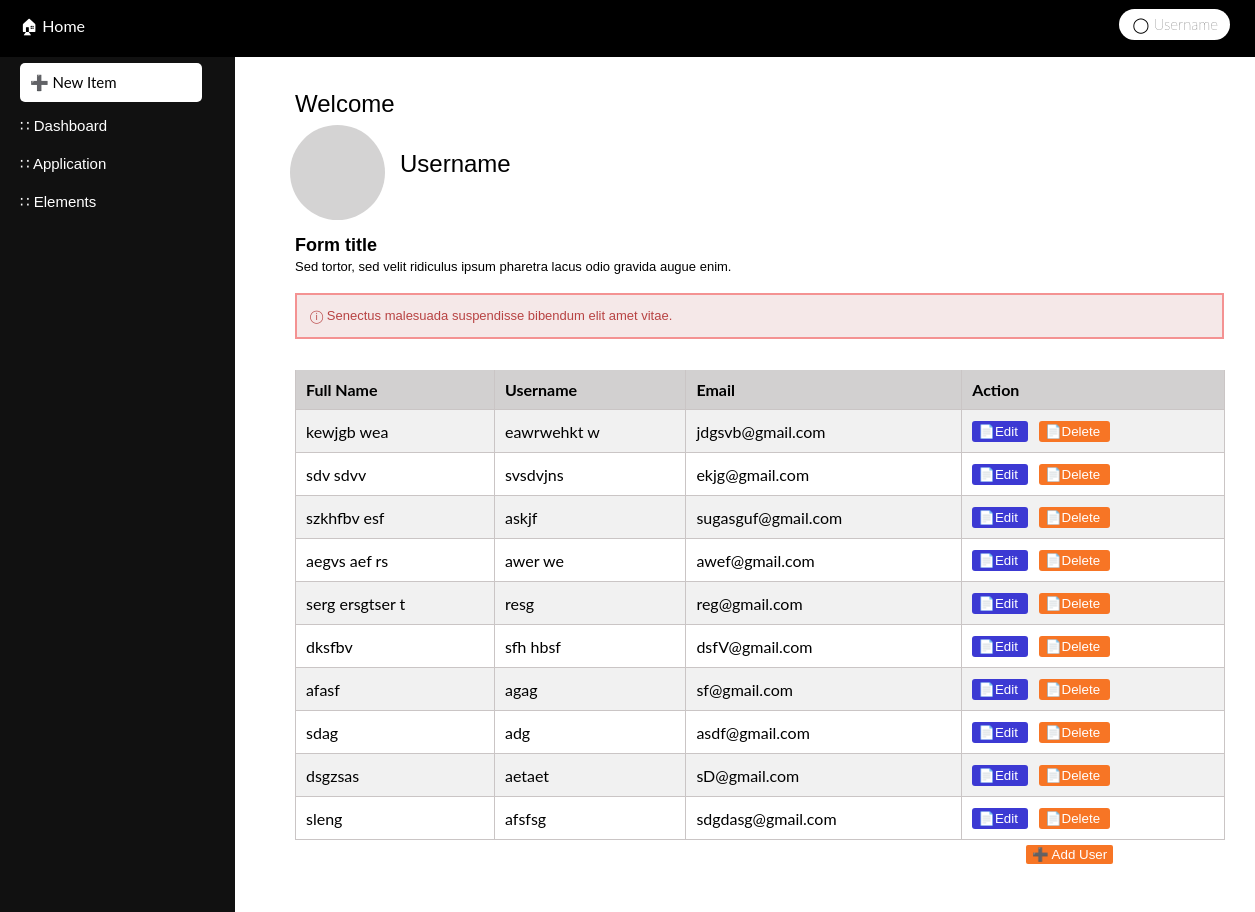
The page / on the database its author committed.
### home/models.py (models this page shows, shortened)
class User(models.Model):
    username = models.CharField(max_length=100)
    fullname = models.CharField(max_length=100)
    email= models.EmailField(unique=True)

### home/views.py (the view)
# urls.py: path("", views.index, name='home'),
def index(request):
    users = User.objects.all()
    return render(request, 'task.html', {'users': users})

### templates/task.html (shortened to what this page needs)
<!DOCTYPE html>
<html lang="en">
<head>
    <link rel="stylesheet" href="static/index.css">
</head>
<body>
    <div class="sidebar">
         <a id="add">➕ New Item</a>
        <button class="dropdown-btn">∷ Dashboard
        </button>
        <button class="dropdown-btn">∷ Application
        </button>
         <button class="dropdown-btn" id="el">∷ Elements
        </button>
    </div>
    <header id="home">
        🏠︎ Home</header>
    <h2 id="user">   ◯ Username</h2>
    <div >
        <a id="welcome">Welcome</a>
        <span class="dot"></span>
        <a id="username">Username</a>
        <a id="form">Form title</a>
        <p id="title_description"> Sed tortor, sed velit ridiculus ipsum pharetra lacus odio gravida augue enim.</p>
        <p id="error">ⓘ Senectus malesuada suspendisse bibendum elit amet vitae.</p>
        <div class="tablecontainer">
           <table id="table">
            <tr>
                <th>Full Name</th>
                <th>Username</th>
                <th>Email</th>
                <th>Action</th>
            </tr>
            <tbody>
              {% for user in users %}
                    <tr>
                        <td>{{ user.fullname }}</td>
                        <td>{{ user.username }}</td>
                        <td>{{ user.email }}</td>
                        <td>
                            <button class="edit-btn" data-id="{{ user.id }}" data-fullname="{{ user.fullname }}" data-username="{{ user.username }}" data-email="{{ user.email }}">📄Edit</button>
                            <form action="{% url 'home:delete_user' user.id %}" method="post" style="display:inline;">
                                <button type="submit" class="delete-btn">📄Delete</button>
                            </form>
                        </td>
                    </tr>
                    {% empty %}
                    <tr>
                        <td colspan="4">No users found.</td>
                    </tr>
                    {% endfor %}
            </tbody>
          </table>
          <button id="addUserBtn">➕ Add User</button>
        </div>
    </div>
</body>
</html>

### static/index.css (style rules this page uses)
#welcome { font-family: Arial, Helvetica, sans-serif; left:295px; font-weight: 500; font-size: x-large; position: absolute; top:90px; }
#username { font-family: Arial, Helvetica, sans-serif; left:400px; font-weight: 500; font-size: x-large; position: absolute; top: 150px; }
header { font-size: 20; background-color: black; color:white; padding: 15px; width: 100%; top: 0; left: 0; position:fixed; padding-left: 20px; z-index: 1; }
.dot { height: 95px; width: 95px; background-color: #d4d3d3; border-radius: 50%; display: inline-block; position:absolute; top:125px; left:290px; z-index:-1; }
#form { font-family: Arial, Helvetica, sans-serif; left:295px; font-weight: 600; font-size: large; position: absolute; top: 235px; }
#title_description { font-family:Arial, Helvetica, sans-serif; left:295px; font-weight: 150; font-size:small; position: absolute; top: 246px; }
#error { font-family:Arial, Helvetica, sans-serif; left:295px; font-weight: 500; font-size:small; position: absolute; top: 280px; color:rgb(184, 67, 67); background-color: rgb(245, 232, 232); padding:13px; padding-right: 550px; border-color: rgb(244, 146, 146); border-style: solid; border-width:2px; }
#user { font-size:15px; color:black; z-index:1; border-radius: 36px; display: inline-block; padding: 6px 12px; background-color: white; position:fixed; padding-left:14px; font-weight: lighter; right:25px; top:-3px; }
body { font-family: "Lato", sans-serif; }
.sidebar { height: 300%; width: 235px; position: absolute; top: 48px; left: 0; background-color: #111; padding-top: 20px; }
.sidebar a, .dropdown-btn { padding: 10px 15px; text-decoration: none; font-size: 15px; color: white; display: block; border: none; background: none; width: 100%; text-align: left; cursor: pointer; outline: none; padding-left: 20px; }
#add { color:black; background-color: white; display: inline-blocks; padding:10px 10px; width:162px; border-radius: 5px; position:relative; left:20px; top:-5px; }
.tablecontainer { width:930px; position: absolute; margin: auto; background: white; padding: 20px; top:350px; left:275px; }
#table { width: 100%; border-collapse: collapse; border-top:none; border-bottom:none; }
th, td { padding: 10px; border: 1px solid #cac5c5; text-align: left; border-top:none; }
th { background-color: #d2d0d0; }
.edit-btn { background-color: rgb(60, 57, 211); color: white; text-align: left; margin-right: 5px; border:none; border-radius:3px; padding-right:10px; padding-top:3px; padding-bottom: 3px; }
.delete-btn { background-color: #f77525; color: white; margin-left:2px; border:none; border-radius: 3px; padding-right:10px; padding-top:3px; padding-bottom: 3px; }
tr:nth-child(odd) { background-color: #f1f1f1; border-collapse:collapse; }
tr:nth-child(even) { background-color: #ffffff; border-collapse: collapse; }
#addUserBtn { color:white; background-color: #f77525; border:none; border-radius: 2px; padding-top: 2px; padding-bottom: 2px; margin-top: 5px; margin-left: 731px; }

### rows shown on the page
User: fullname "kewjgb wea", username "eawrwehkt w", email "jdgsvb@gmail.com"
User: fullname "sdv sdvv", username "svsdvjns", email "ekjg@gmail.com"
User: fullname "szkhfbv esf", username "askjf", email "sugasguf@gmail.com"
User: fullname "aegvs aef rs", username "awer we", email "awef@gmail.com"
User: fullname "serg ersgtser t", username "resg", email "reg@gmail.com"
User: fullname "dksfbv", username "sfh hbsf", email "dsfV@gmail.com"
User: fullname "afasf", username "agag", email "sf@gmail.com"
User: fullname "sdag", username "adg", email "asdf@gmail.com"
User: fullname "dsgzsas", username "aetaet", email "sD@gmail.com"
User: fullname "sleng", username "afsfsg", email "sdgdasg@gmail.com"
